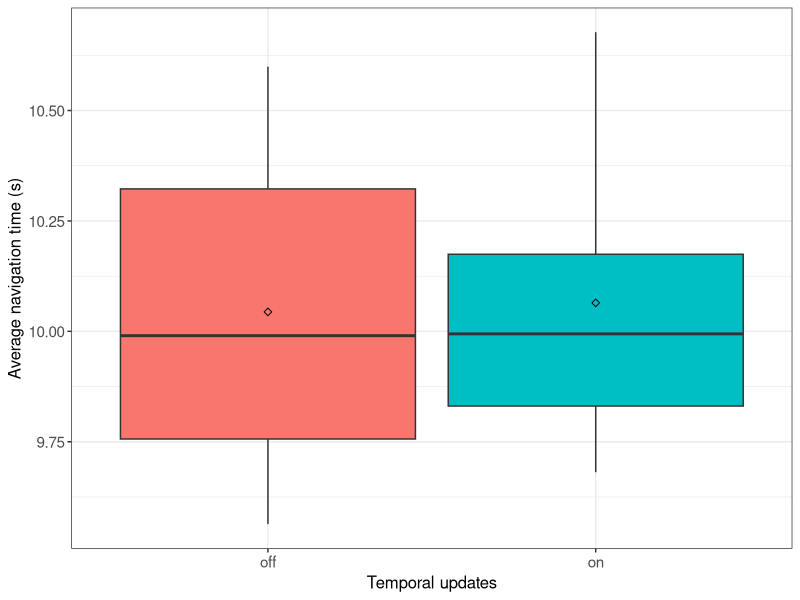
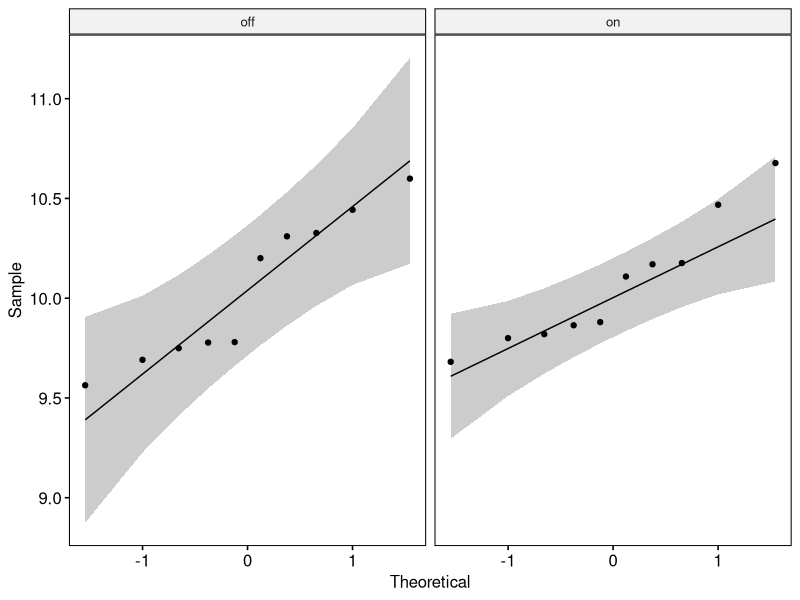

Recreate these plots in R, in order.
## ---- chunk 1
if (!require('tidyverse')) install.packages('tidyverse', dependencies = TRUE); library('tidyverse')
if (!require('ggpubr')) install.packages('ggpubr', dependencies = TRUE); library('ggpubr')
if (!require('rstatix')) install.packages('rstatix', dependencies = TRUE); library('rstatix')
if (!require('ggplot2')) install.packages('ggplot2', dependencies = TRUE); library('ggplot2')
## ---- chunk 2
data <- read.csv(file = '../../raw_data/test_temporal_updates/run_table.csv')
data$avg_navigation_time_ms <- (data$avg_goal_sending_delay_ms + data$avg_goal_processing_s*1000 + data$avg_nav_result_delay_ms) / 1000
data <- subset(data, select = c(X__run_id, temporal_updates, avg_navigation_time_ms))
data$temporal_updates <- as.factor(data$temporal_updates)
data$avg_navigation_time_ms <- as.numeric(data$avg_navigation_time_ms)
## ---- chunk 3
data %>%
  group_by(temporal_updates) %>%
  get_summary_stats(avg_navigation_time_ms, type = "mean_sd")
## ---- chunk 4
ggplot(data, aes(x = temporal_updates, y = avg_navigation_time_ms, fill = temporal_updates)) +
  theme_bw() + 
  geom_boxplot(width = 0.9, outlier.size = 0.5) + 
  stat_summary(fun = mean, color = 'black', geom = 'point', shape = 5, size = 1.5) +
  labs(x = "Temporal updates", y = "Average navigation time (s)") +
  theme(legend.position = 'none') +
  theme(
    axis.title.x = element_text(size = 12, family = 'sans'),
    axis.title.y = element_text(size = 12, family = 'sans'),
    axis.text.x = element_text(size = 11, family = 'sans'),
    axis.text.y = element_text(size = 11, family = 'sans')
  )
## ---- chunk 5
data %>% 
  group_by(temporal_updates) %>%
  identify_outliers(avg_navigation_time_ms)
## ---- chunk 6
ggqqplot(data, x = "avg_navigation_time_ms", facet.by = "temporal_updates")
## ---- chunk 7
data %>%
  group_by(temporal_updates) %>%
  shapiro_test(avg_navigation_time_ms)
## ---- chunk 8
data %>%
  t_test(avg_navigation_time_ms ~ temporal_updates) %>%
  add_significance()
